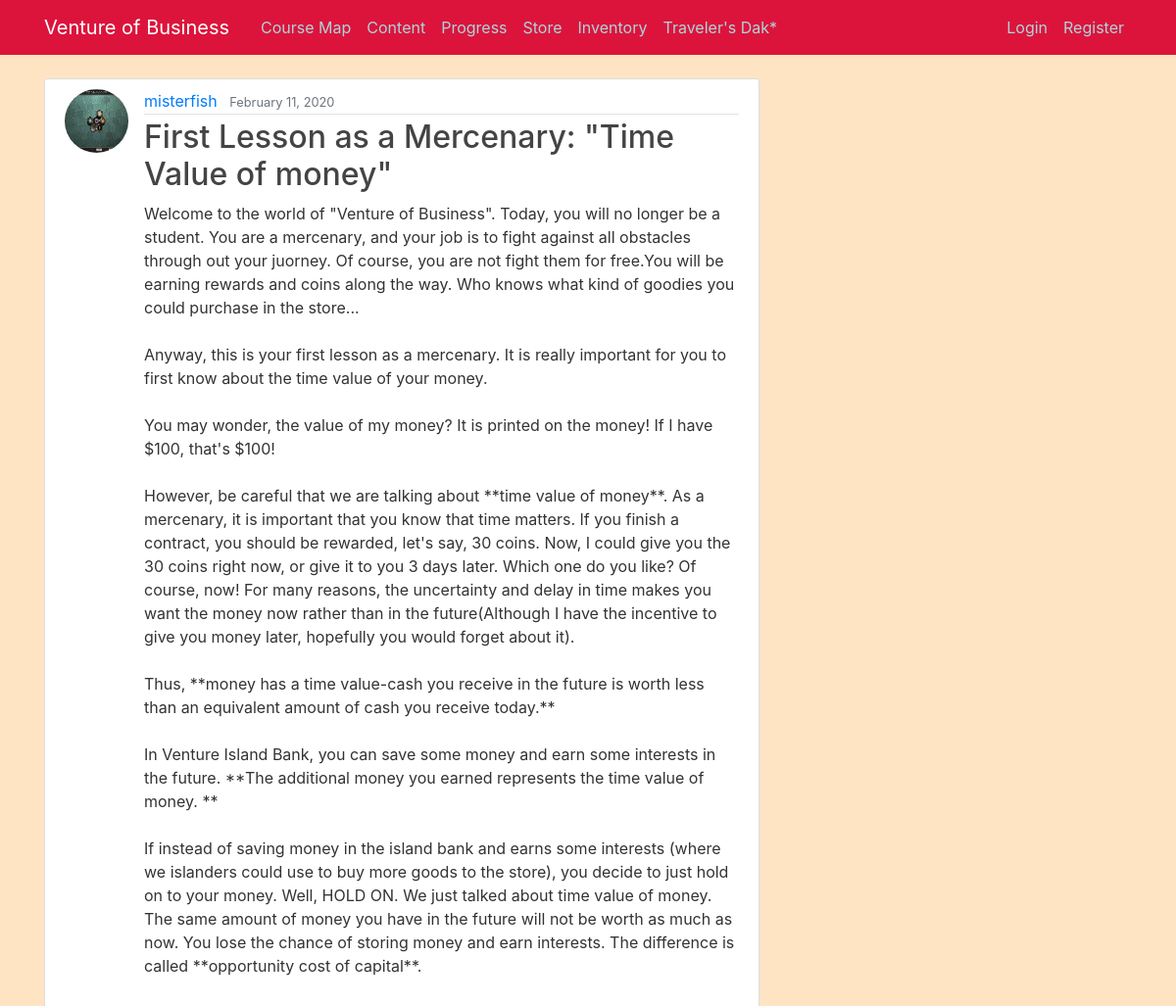
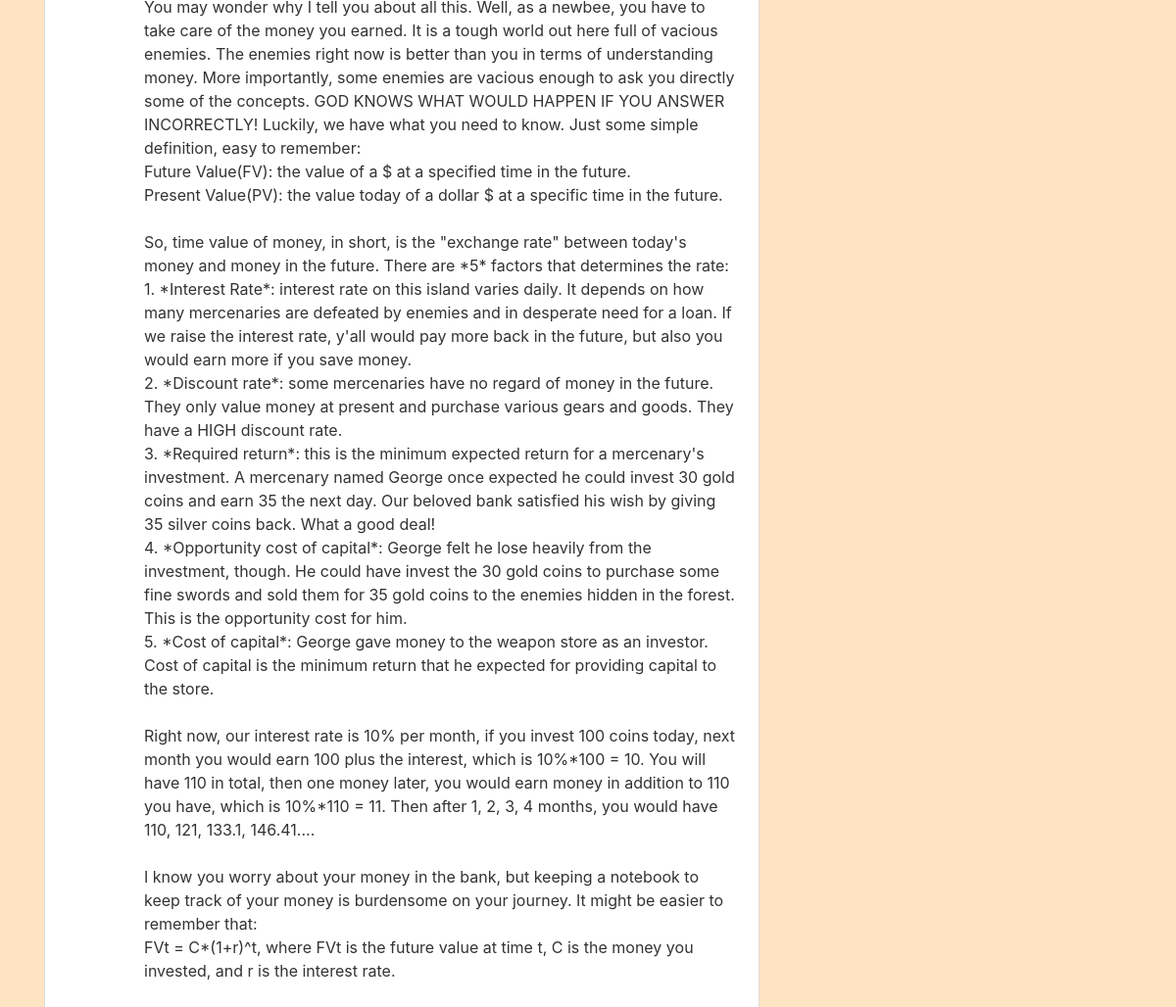
The app's page /content/ with its own data (2 pictures, top to bottom).
### blog/models.py (models this page shows, shortened)
class Post(models.Model): #check database created: python manage.py sqlmigrate blog 0001
  title = models.CharField(max_length=100)
  content = models.TextField()
  date_posted = models.DateTimeField(default=timezone.now) #function name instead of function
  author = models.ForeignKey(User, on_delete=models.CASCADE) #what we are going to do to certain posts if user is deleted

### users/models.py (models this page shows, shortened)
class Profile(models.Model):
  user = models.OneToOneField(User, on_delete=models.CASCADE) #one way delete profile when user is deleted
  image = models.ImageField(default='default.jpg', upload_to='profile_pics')
  money = models.PositiveIntegerField(default=5)

### blog/views.py (the view)
# urls.py: path('content/', PostListView.as_view(), name='blog-home'),
class PostListView(ListView):
  model = Post
  template_name = 'blog/home.html' #<app>/<model>_<viewtype>.html
  context_object_name = 'posts'
  ordering = ['-date_posted'] # ['date_posted'] ordered the posts from oldest to newest
  paginate_by = 5

### blog/templates/blog/home.html (shortened to what this page needs)
{%extends "blog/base.html" %}
{%block content%}
  {% for post in posts %}
  <article class="media content-section">
    <img class="rounded-circle article-img" src = "{{ post.author.profile.image.url }}">
    <div class="media-body">
      <div class="article-metadata">
        <a class="mr-2" href="{% url 'user-posts' post.author.username %}">{{ post.author }}</a>
        <small class="text-muted">{{ post.date_posted|date:"F d, Y" }}</small>
      </div>
      <h2><a class="article-title" href="{% url 'post-detail' post.id %}">{{ post.title }}</a></h2>
      <p class="article-content">{{ post.content }}</p>
    </div>
  </article>
  {% endfor %}
{%endblock content%}

### blog/static/blog/main.css (style rules this page uses)
body { background: #fafafa; color: #333333; margin-top: 5rem; }
h1, h2, h3, h4, h5, h6 { color: #444444; }
.content-section { background: #ffffff; padding: 10px 20px; border: 1px solid #dddddd; border-radius: 3px; margin-bottom: 20px; }
.article-title { color: #444444; }
.article-content { white-space: pre-line; }
.article-img { height: 65px; width: 65px; margin-right: 16px; }
.article-metadata { padding-bottom: 1px; margin-bottom: 4px; border-bottom: 1px solid #e3e3e3 }

### records on screen
Post: author.profile.image (picture), author "misterfish", date_posted "February 11, 2020", title "First Lesson as a Mercenary: \"Time Value of money\"", content "Welcome to the world of \"Venture of Business\". Today, you will no longer be a student. You are a mercenary, and your job is to fight against all obstacles through out your juorney. Of course, you are not fight them for free.You will be earning rewards and coins along the way. Who knows what kind of goodies you could purchase in the store... Anyway, this is your first lesson as a mercenary. It is really important for you to first know about the time value of your money. You may wonder, the value of my money? It is printed on the money! If I have $100, that's $100! However, be careful that we are talking about **time value of money**. As a mercenary, it is important that you know that time…"
